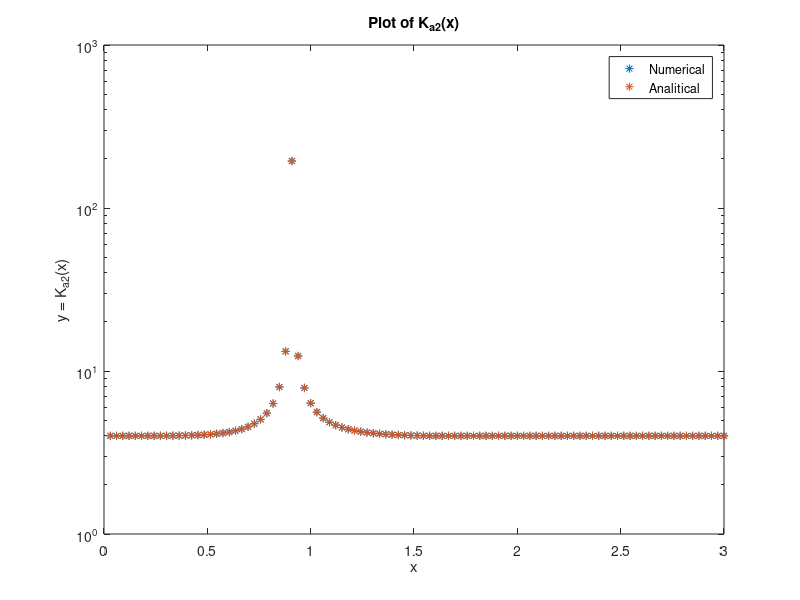

This figure's MATLAB source:
% clear previous experiment results
clc, clearvars, close all;

% define domain and function
x = linspace(0,3,100);
y = cos(x)./x.^3 - x.^2;
eta = 1.0e-08;

% calculate T numerically
T1 = abs((cos(x) ./ x.^3)./y);
T2 = abs((-1* x.^2)./y);
T3 = abs(((cos(x) - x.^5) ./ x.^3)./y);

% calculate T analiticaly (formula calculated in the report)
tx_analitical = T1 + T2 + 3*T3;

% begin of numerical calculations
tx_numerical = zeros(1, 100);

% create a function that creates a vector of random values: -1 or 1
rand_sign_vec = @() (randi(2,1,5)-1.5)*2;
for i = 1:300
    en = eta * rand_sign_vec();
    v1 = T1 * (1+en(1));
    v2 = T2 * (1+en(2));
    v3 = T3 * (1+en(3));
    v4 = T3 * (1+en(4));
    v5 = T3 * (1+en(5));
    ytilde = v1+v2+v3+v4+v5;
    tx_numerical = max(tx_numerical, ytilde);
end

% plot results to validate both methods result in simmilar results
semilogy(x,tx_numerical, '*');
hold on 
semilogy(x,tx_analitical, '*');
title("Plot of K_{a2}(x)"), xlabel("x"), ylabel("y = K_{a2}(x)"),
legend("Numerical", "Analitical")
